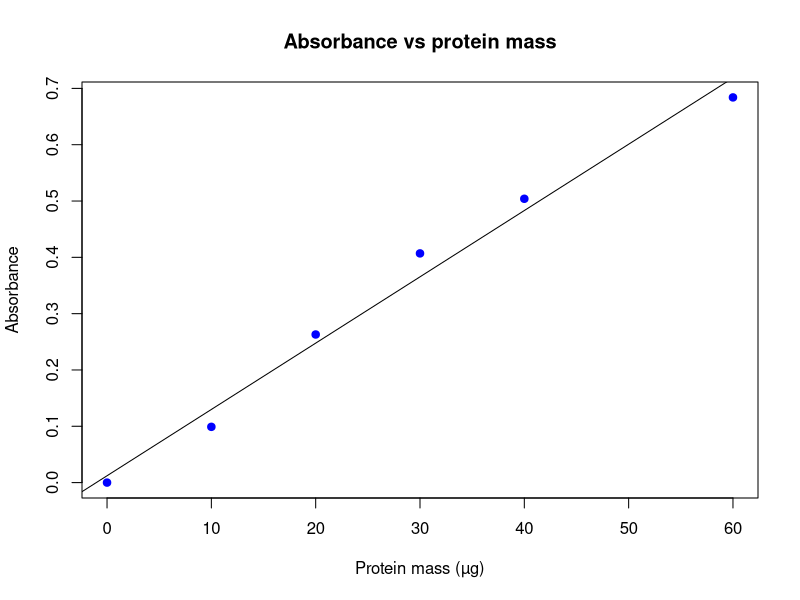

Here is the R script that generated this plot:
# pkgs
library(stats)

# x and y axes
protein_mass_ul <- c(0,10,20,30,40,60)
absorbance <- c(0, 0.099, 0.263, 0.407, 0.504, 0.684)

# plot
plot(protein_mass_ul, absorbance, col = "blue", pch = 19,
     xlab = "Protein mass (µg)", ylab = "Absorbance",
     main = "Absorbance vs protein mass",)

# linear regression

assay_lm <- lm(absorbance ~ protein_mass_ul)
abline(assay_lm)
coef(assay_lm) # y = 0.0118*x + 0.0122

# tests
summary(assay_lm) #R^2 = 0.9821

# interpolation - function
interpolate_protein_mass <- function(absorbance_value) {
  # Calculate the protein concentration for a given absorbance value
  assay_intercept <- coef(assay_lm)[1]
  assay_slope <- coef(assay_lm)[2]
  
  # Solve for x in y = mx + b
  protein_mass <- (absorbance_value - assay_intercept) / assay_slope
  return(protein_mass)
}

# values

interpolate_protein_mass(0.309) #mass = 25.21 micrograms
interpolate_protein_mass(0.440) #mass = 36.33 micrograms
interpolate_protein_mass(0.433) # mass = 35.74 micrograms
